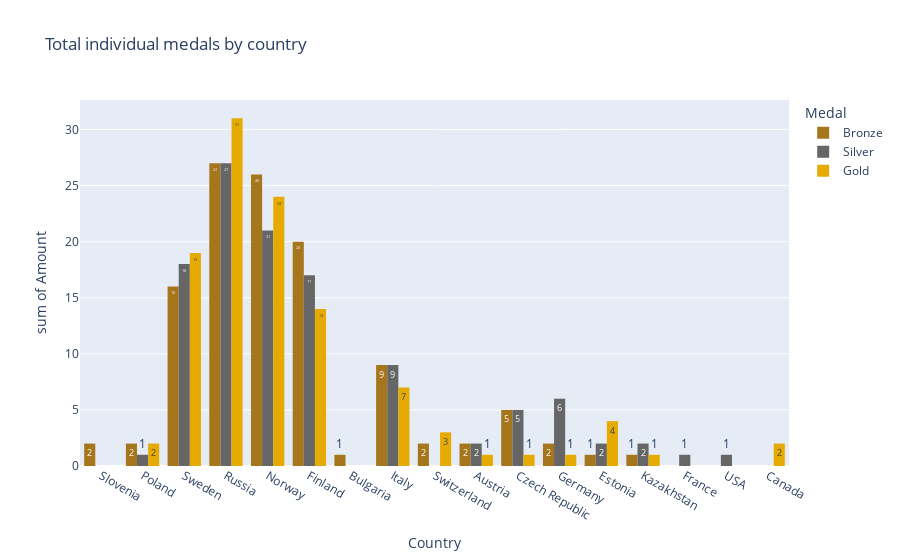

The notebook cell this image was saved under:
### Code cell
fig = px.histogram(
    total_individual_medals,
    x="region",
    y="Amount",
    color="Medal",
    labels={"Sport": "Sport", "0": "medals", "region": "Country"},
    barmode="group",
    title="Total individual medals by country",
    text_auto = True,
    color_discrete_sequence=[px.colors.qualitative.Dark2[6],px.colors.qualitative.Dark2[7],px.colors.qualitative.Dark2[5]]
)
fig.show()

### Figure 1 — Plotly figure (JSON) as saved in the notebook; plotly's stock layout.template omitted (floating-point values rounded to 4 significant figures)
{"data": [{"alignmentgroup": "True", "bingroup": "x", "histfunc": "sum", "hovertemplate": "Medal=Bronze<br>Country=%{x}<br>sum of Amount=%{y}<extra></extra>", "legendgroup": "Bronze", "marker": {"color": "rgb(166,118,29)", "pattern": {"shape": ""}}, "name": "Bronze", "offsetgroup": "Bronze", "orientation": "v", "showlegend": true, "texttemplate": "%{value}", "type": "histogram", "x": ["Slovenia", "Poland", "Sweden", "Russia", "Russia", "Norway", "Norway", "Norway", "Russia", "Finland", "Finland", "Norway", "Bulgaria", "Norway", "Sweden", "Italy", "Italy", "Norway", "Russia", "Switzerland", "Sweden", "Sweden", "Russia", "Finland", "Norway", "Italy", "Italy", "Norway", "Finland", "Russia", "Sweden", "Austria", "Sweden", "Norway", "Poland", "Norway", "Italy", "Czech Republic", "Germany", "Russia", "Italy", "Czech Republic", "Russia", "Estonia", "Sweden", "Finland", "Norway", "Italy", "Germany", "Czech Republic", "Russia", "Sweden", "Finland", "Finland", "Russia", "Finland", "Italy", "Sweden", "Kazakhstan", "Russia", "Norway", "Norway"], "xaxis": "x", "y": [2, 1, 1, 1, 4, 1, 4, 1, 1, 2, 2, 1, 1, 2, 1, 1, 1, 1, 3, 2, 5, 2, 4, 4, 5, 1, 1, 5, 3, 3, 1, 2, 1, 1, 1, 1, 1, 3, 1, 1, 2, 1, 2, 1, 1, 3, 1, 1, 1, 1, 5, 1, 1, 1, 1, 4, 1, 3, 1, 2, 2, 1], "yaxis": "y"}, {"alignmentgroup": "True", "bingroup": "x", "histfunc": "sum", "hovertemplate": "Medal=Silver<br>Country=%{x}<br>sum of Amount=%{y}<extra></extra>", "legendgroup": "Silver", "marker": {"color": "rgb(102,102,102)", "pattern": {"shape": ""}}, "name": "Silver", "offsetgroup": "Silver", "orientation": "v", "showlegend": true, "texttemplate": "%{value}", "type": "histogram", "x": ["Sweden", "Estonia", "Poland", "Finland", "Russia", "Norway", "Russia", "Germany", "Norway", "Russia", "Czech Republic", "Russia", "Czech Republic", "Finland", "Norway", "Italy", "Norway", "Sweden", "Russia", "Sweden", "Italy", "Czech Republic", "Russia", "Finland", "Czech Republic", "Russia", "Italy", "Austria", "France", "Finland", "Estonia", "Austria", "Norway", "Sweden", "Norway", "Germany", "Italy", "Russia", "Sweden", "Sweden", "Russia", "Finland", "Norway", "Germany", "Norway", "USA", "Finland", "Sweden", "Kazakhstan", "Germany", "Norway", "Kazakhstan", "Norway", "Italy", "Sweden", "Czech Republic", "Italy", "Russia"], "xaxis": "x", "y": [1, 1, 1, 3, 1, 2, 7, 2, 1, 1, 1, 2, 1, 3, 3, 1, 1, 1, 2, 2, 2, 1, 2, 1, 1, 4, 2, 1, 1, 6, 1, 1, 3, 1, 1, 1, 1, 2, 3, 2, 3, 1, 4, 1, 3, 1, 3, 2, 1, 2, 2, 1, 1, 1, 6, 1, 2, 3], "yaxis": "y"}, {"alignmentgroup": "True", "bingroup": "x", "histfunc": "sum", "hovertemplate": "Medal=Gold<br>Country=%{x}<br>sum of Amount=%{y}<extra></extra>", "legendgroup": "Gold", "marker": {"color": "rgb(230,171,2)", "pattern": {"shape": ""}}, "name": "Gold", "offsetgroup": "Gold", "orientation": "v", "showlegend": true, "texttemplate": "%{value}", "type": "histogram", "x": ["Norway", "Switzerland", "Norway", "Sweden", "Finland", "Poland", "Russia", "Finland", "Norway", "Sweden", "Canada", "Russia", "Russia", "Norway", "Norway", "Canada", "Estonia", "Russia", "Norway", "Sweden", "Norway", "Austria", "Russia", "Russia", "Sweden", "Sweden", "Russia", "Estonia", "Norway", "Finland", "Germany", "Kazakhstan", "Italy", "Norway", "Poland", "Russia", "Finland", "Sweden", "Switzerland", "Finland", "Italy", "Italy", "Czech Republic", "Norway", "Russia", "Norway", "Finland", "Norway", "Estonia", "Russia", "Russia", "Italy", "Sweden", "Sweden", "Russia"], "xaxis": "x", "y": [3, 2, 1, 3, 4, 1, 1, 1, 2, 3, 1, 2, 5, 1, 3, 1, 2, 3, 1, 1, 2, 1, 1, 1, 7, 1, 3, 1, 5, 2, 1, 1, 1, 1, 1, 6, 3, 2, 1, 3, 3, 1, 1, 2, 5, 1, 1, 2, 1, 2, 1, 2, 1, 1, 1], "yaxis": "y"}], "layout": {"barmode": "group", "legend": {"title": {"text": "Medal"}, "tracegroupgap": 0}, "title": {"text": "Total individual medals by country"}, "xaxis": {"anchor": "y", "domain": [0, 1], "title": {"text": "Country"}}, "yaxis": {"anchor": "x", "domain": [0, 1], "title": {"text": "sum of Amount"}}}}
